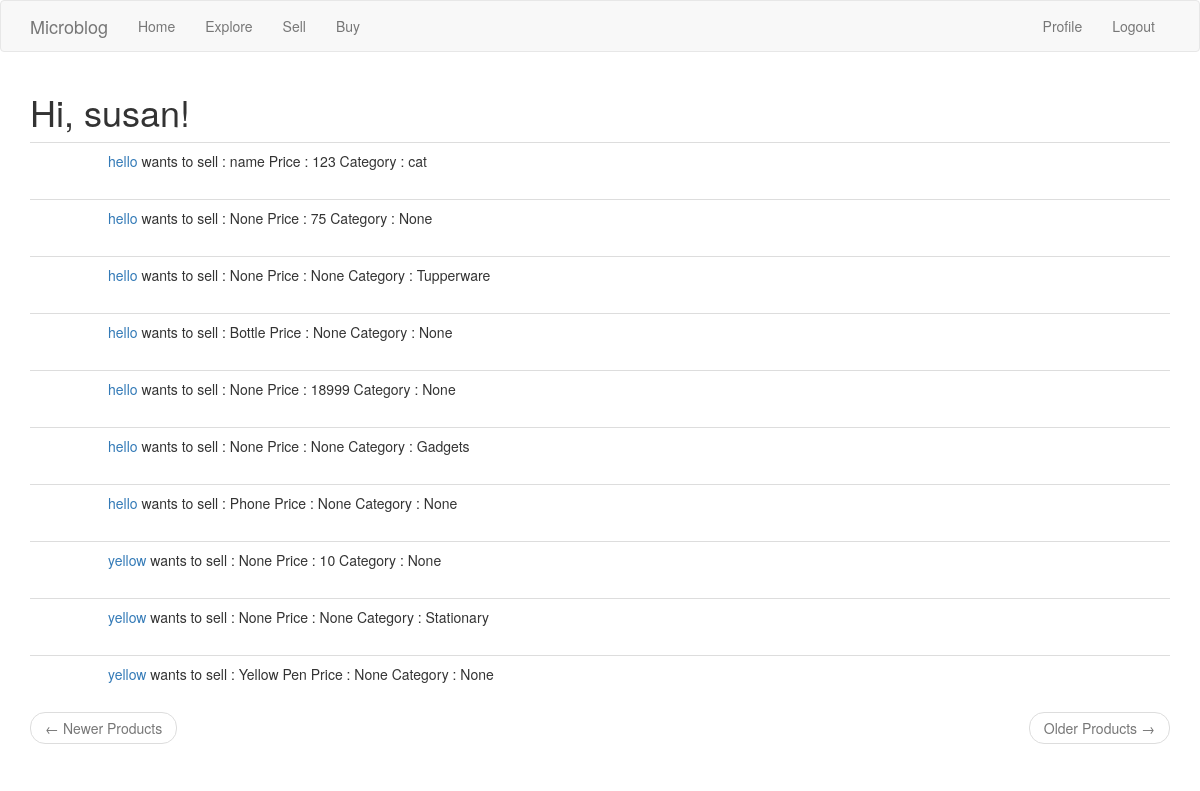
The app's page /buyproduct (signed in) with its own data.
### app/models.py (models this page shows, shortened)
class User(UserMixin, db.Model):
    id = db.Column(db.Integer, primary_key=True)
    username = db.Column(db.String(64), index=True, unique=True)
    email = db.Column(db.String(120), index=True, unique=True)
    password_hash = db.Column(db.String(128))
    about_me = db.Column(db.String(140))
    gender = db.Column(db.Boolean)
    followed = db.relationship(
        'User', secondary=followers,
        primaryjoin=(followers.c.follower_id == id),
        secondaryjoin=(followers.c.followed_id == id),
        backref=db.backref('followers', lazy='dynamic'), lazy='dynamic')
    last_seen = db.Column(db.DateTime, default=datetime.utcnow)
    posts = db.relationship('Post', backref='author', lazy='dynamic')
    products = db.relationship('Product', backref='author', lazy='dynamic')
    def avatar(self, size):
        digest = md5(self.email.lower().encode('utf-8')).hexdigest()
        return 'https://www.gravatar.com/avatar/{}?d=identicon&s={}'.format(
            digest, size)

class Product(db.Model):
    id = db.Column(db.Integer, primary_key=True)
    body = db.Column(db.String(140))
    rate = db.Column(db.Integer)
    category = db.Column(db.String(140))
    timestamp = db.Column(db.DateTime, index=True, default=datetime.utcnow)
    user_id = db.Column(db.Integer, db.ForeignKey('user.id'))

### app/routes.py (the view)
@app.route('/buyproduct')
@login_required
def buyproduct():
    page = request.args.get('page', 1, type=int)
    products = Product.query.order_by(Product.timestamp.desc()).paginate(
        page, app.config['PRODUCTS_PER_PAGE'], False)
    next_url = url_for('explore', page=products.next_num) \
        if products.has_next else None
    prev_url = url_for('explore', page=products.prev_num) \
        if products.has_prev else None
    return render_template("buy.html", title='Buy', products=products.items)

### app/models.py (called while the page is built)
@login.user_loader
def load_user(id):
    return User.query.get(int(id))

### app/routes.py (called while the page is built)
@app.before_request
def before_request():
    if current_user.is_authenticated:
        current_user.last_seen = datetime.utcnow()
        db.session.commit()

### app/templates/buy.html (shortened to what this page needs)
{% extends "base.html" %}
{% import 'bootstrap/wtf.html' as wtf %}
{% block app_content %}
    <h1>Hi, {{ current_user.username }}!</h1>
    {% for product in products %}
        {% include '_product.html' %}
    {% endfor %}
    <nav aria-label="...">
        <ul class="pager">
            <li class="previous{% if not prev_url %} disabled{% endif %}">
                <a href="{{ prev_url or '#' }}">
                    <span aria-hidden="true">&larr;</span> Newer Products
                </a>
            </li>
            <li class="next{% if not next_url %} disabled{% endif %}">
                <a href="{{ next_url or '#' }}">
                    Older Products <span aria-hidden="true">&rarr;</span>
                </a>
            </li>
        </ul>
    </nav>
{% endblock %}

### app/templates/_product.html (shortened to what this page needs)
{% if not product.author == current_user %}
<table class="table table-hover">
        <tr>
            <td width="70px">
            </td>
            <td>
                <a href="{{ url_for('user', username=product.author.username) }}">{{ product.author.username }}</a>
                wants to sell : {{ product.body }}
                Price : {{ product.rate }}
                Category : {{ product.category }}
            </td>
        </tr>
    </table>
{% endif %}

### records on screen
User: username "susan"
Product: author.username "hello", body "name", rate "123", category "cat"
Product: author.username "hello", body "None", rate "75", category "None"
Product: author.username "hello", body "None", rate "None", category "Tupperware"
Product: author.username "hello", body "Bottle", rate "None", category "None"
Product: author.username "hello", body "None", rate "18999", category "None"
Product: author.username "hello", body "None", rate "None", category "Gadgets"
Product: author.username "hello", body "Phone", rate "None", category "None"
Product: author.username "yellow", body "None", rate "10", category "None"
Product: author.username "yellow", body "None", rate "None", category "Stationary"
Product: author.username "yellow", body "Yellow Pen", rate "None", category "None"
